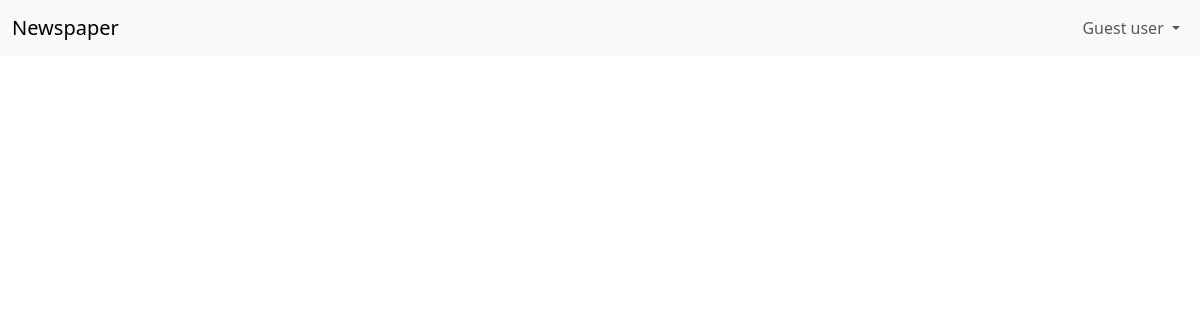
The app's page /article_list/, older data.
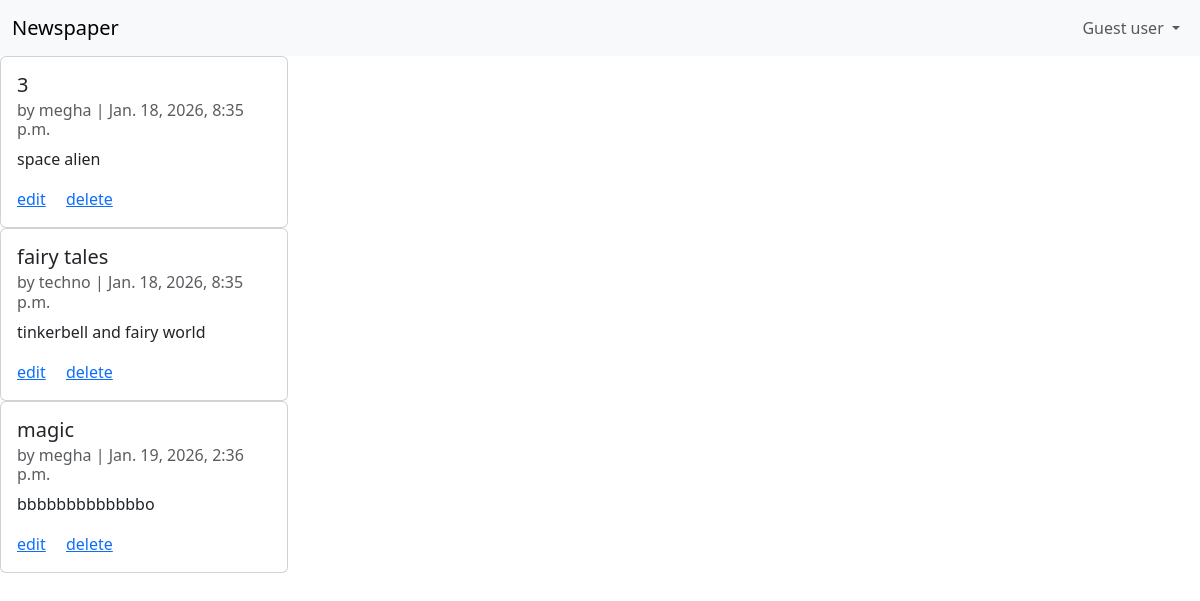
The same page, newer data.
### articles/models.py (models this page shows, shortened)
class Article(models.Model):
    title = models.CharField(max_length=100)
    body = models.TextField()
    date = models.DateTimeField(auto_now_add=True)
    author = models.ForeignKey(get_user_model(), on_delete=models.CASCADE)

### accounts/models.py (models this page shows)
class CustomUser(AbstractUser):
    phone_number = models.CharField(max_length=15, blank=True, null=True)

### articles/views.py (the view)
# urls.py: path('article_list/', views.articleList, name='article_list'),
def articleList(request):
    articles = Article.objects.all()
    return render(request, 'article_list.html', {'articles' : articles})

### articles/templates/article_list.html
{% extends 'base.html' %}
{% block content %}
{% for article in articles %}
<div class="card" style="width: 18rem;">
  <div class="card-body">
    <h5 class="card-title">{{article.title}}</h5>
    <h6 class="card-subtitle mb-2 text-body-secondary">by {{article.author}} | {{article.date}}</h6>
    <p class="card-text">{{article.body}}</p>
    <a href= "{% url 'article_edit' article.pk %}" class="card-link">edit</a>
    <a href="{% url 'article_delete' article.pk %}" class="card-link">delete</a>
  </div>
</div>
{% endfor %}
{% endblock content%}

### templates/base.html (shortened to what this page needs)
<!DOCTYPE html>
<html lang="en">
  <head>
    <link
      href="https://cdn.jsdelivr.net/npm/bootstrap@5.3.8/dist/css/bootstrap.min.css"
      rel="stylesheet"
    />
  </head>
  <body >
    <nav class="navbar navbar-expand-lg bg-body-tertiary">
  <div class="container-fluid">
    <a class="navbar-brand" href="#">Newspaper</a>
    <div class="collapse navbar-collapse justify-content-end" id="navbarMenu">
      {% if user.is_authenticated %}
      <ul class="navbar-nav">
        <li class="nav-item dropdown">
          <a
            class="nav-link dropdown-toggle"
            href="#"
            role="button"
            data-bs-toggle="dropdown"
            aria-expanded="false"
          >
            {{ user.username }}
          </a>
          <ul class="dropdown-menu dropdown-menu-end">
            <li>
              <a class="dropdown-item" href="{% url 'password_change' %}">
                Change Password
              </a>
            </li>
            <li><hr class="dropdown-divider" /></li>
            <li>
              <form method = "POST" action="{% url 'logout' %}">
    {% csrf_token %}
    <button type="submit" class="btn btn-primary dropdown-item">Logout</button>
</form>
            </li>
          </ul>
        </li>
      </ul>
      {% else %}
      <ul class="navbar-nav">
        <li class="nav-item dropdown">
          <a
            class="nav-link dropdown-toggle"
            href="#"
            role="button"
            data-bs-toggle="dropdown"
            aria-expanded="false"
          >
            Guest user
          </a>
        </li>
      </ul>
      {% endif %}
    </div>
  </div>
</nav>
    {% block content %} {% endblock content %}
  </body>
</html>

Row changes from the older to the newer data that the page shows:
added Article: title "3", author "megha", date "Jan. 18, 2026, 8:35 p.m.", body "space alien"
added Article: title "fairy tales", author "techno", date "Jan. 18, 2026, 8:35 p.m.", body "tinkerbell and fairy world"
added Article: title "magic", author "megha", date "Jan. 19, 2026, 2:36 p.m.", body "bbbbbbbbbbbbbo"
